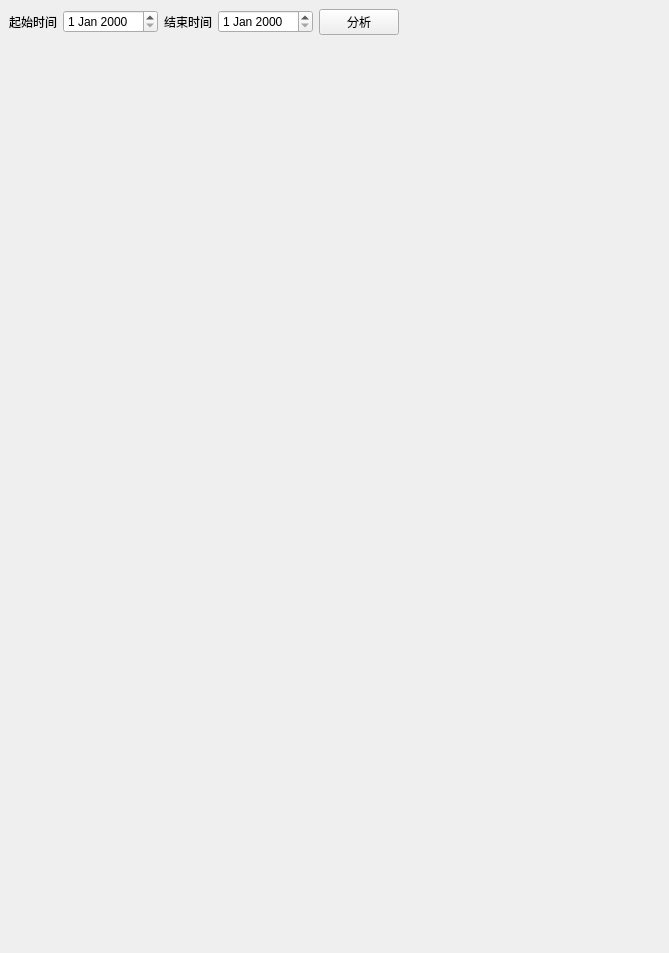
<?xml version="1.0" encoding="UTF-8"?>
<ui version="4.0">
 <class>CallLogChart</class>
 <widget class="QMainWindow" name="CallLogChart">
  <property name="windowModality">
   <enum>Qt::NonModal</enum>
  </property>
  <property name="geometry">
   <rect>
    <x>0</x>
    <y>0</y>
    <width>669</width>
    <height>953</height>
   </rect>
  </property>
  <property name="windowTitle">
   <string>通话记录分析器</string>
  </property>
  <widget class="QWidget" name="centralWidget">
   <layout class="QVBoxLayout" name="verticalLayout">
    <item>
     <layout class="QHBoxLayout" name="horizontalLayout_2">
      <item>
       <layout class="QHBoxLayout" name="horizontalLayout">
        <item>
         <widget class="QLabel" name="label_2">
          <property name="text">
           <string>起始时间</string>
          </property>
         </widget>
        </item>
        <item>
         <widget class="QDateEdit" name="dateEdit"/>
        </item>
        <item>
         <widget class="QLabel" name="label_3">
          <property name="text">
           <string>结束时间</string>
          </property>
         </widget>
        </item>
        <item>
         <widget class="QDateEdit" name="dateEdit_2"/>
        </item>
       </layout>
      </item>
      <item>
       <widget class="QPushButton" name="pushButton">
        <property name="text">
         <string>分析</string>
        </property>
       </widget>
      </item>
      <item>
       <spacer name="horizontalSpacer_2">
        <property name="orientation">
         <enum>Qt::Horizontal</enum>
        </property>
        <property name="sizeHint" stdset="0">
         <size>
          <width>40</width>
          <height>20</height>
         </size>
        </property>
       </spacer>
      </item>
     </layout>
    </item>
    <item>
     <widget class="QwtPlot" name="qwtPlot">
      <property name="layoutDirection">
       <enum>Qt::LeftToRight</enum>
      </property>
      <property name="autoFillBackground">
       <bool>true</bool>
      </property>
      <property name="frameShadow">
       <enum>QFrame::Plain</enum>
      </property>
     </widget>
    </item>
    <item>
     <widget class="QwtPlot" name="qwtPlot_2">
      <property name="layoutDirection">
       <enum>Qt::LeftToRight</enum>
      </property>
      <property name="autoFillBackground">
       <bool>true</bool>
      </property>
      <property name="frameShadow">
       <enum>QFrame::Plain</enum>
      </property>
     </widget>
    </item>
   </layout>
  </widget>
  <widget class="QMenuBar" name="menuBar">
   <property name="geometry">
    <rect>
     <x>0</x>
     <y>0</y>
     <width>669</width>
     <height>23</height>
    </rect>
   </property>
  </widget>
 </widget>
 <customwidgets>
  <customwidget>
   <class>QwtPlot</class>
   <extends>QFrame</extends>
   <header>qwt_plot.h</header>
  </customwidget>
 </customwidgets>
 <resources/>
 <connections/>
</ui>
